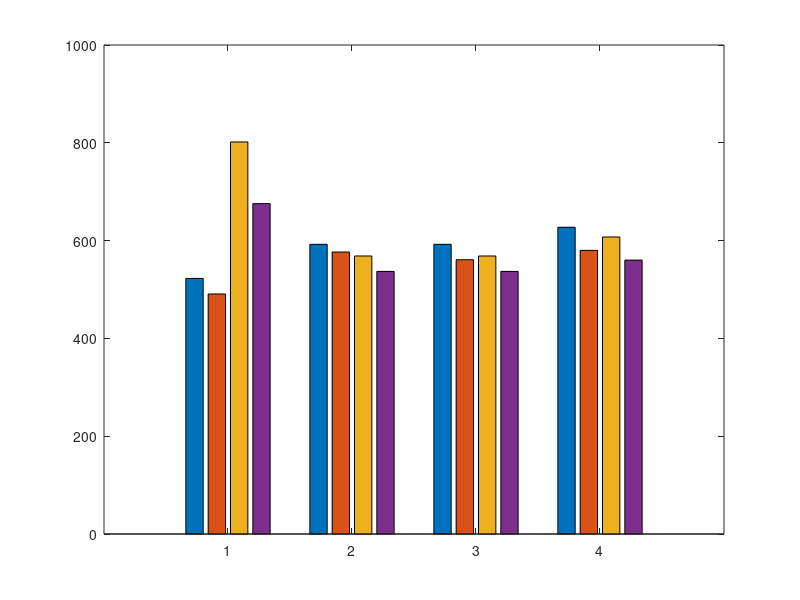

MATLAB code for this plot:
clear; clc; close all;

%% Defining Properties of Wood

% Names of potential wood choices
wood(1).name = 'Poplar';
wood(2).name = 'Aspen';
wood(3).name = 'Beech';
wood(4).name = 'Birch';

% Densities of potential wood choices [g/cc]
wood(1).density = .427;
wood(2).density = .401;
wood(3).density = .655;
wood(4).density = .552;

%% Defining Properties of Snowboard Core

% Dimesnions of core stringers
core.stringerLength = 153; %[cm]
core.stringerWidth = 1; % [cm]
core.stringerThickness = 1; % [cm]

% Number of stringers in snowbaord core
core.numStringers = 8;

% Total volume of snowbaord core
core.stringerVol = core.stringerLength * core.stringerWidth * ...
    core.stringerThickness; %[cc]

%% Weight Analysis

% ----- Defining different core combinations -----
% Variation type
weight(1).type = 'Solid Core';
weight(2).type = 'Reinforced Edge';
weight(3).type = 'Reinforced Center';
weight(4).type = 'Reinforced Edge and Center';

% Variation identification matrices
% 1 = Poplar
% 2 = Aspen
% 3 Beech
% 4 Birch
weight(1).variation = [ones(1, core.numStringers); ...
                       2 * ones(1, core.numStringers); ...
                       3 * ones(1, core.numStringers); ...
                       4 * ones(1, core.numStringers)];
weight(2).variation = [3 1 1 1 1 1 1 3; ...
                       4 1 1 1 1 1 1 3; ...
                       3 2 2 2 2 2 2 3; ...
                       4 2 2 2 2 2 2 4];
weight(3).variation = [1 1 1 3 3 1 1 1; ...
                       1 1 1 4 4 1 1 1; ...
                       2 2 2 3 3 2 2 2; ...
                       2 2 2 4 4 2 2 2];
weight(4).variation = [3 1 1 3 3 1 1 1; ...
                       4 1 1 4 4 1 1 1; ...
                       3 2 2 3 3 2 2 2; ...
                       4 2 2 4 4 2 2 2];
                   
% Initializing weights
[weight(1).totalWeight, weight(2).totalWeight, ...
    weight(3).totalWeight, weight(4).totalWeight] = deal(zeros(1, 4));

% Calculating weight for all different core variations
for ii = 1:length(weight)
    for jj = 1:size(weight(1).variation, 1)
        for kk = 1:size(weight(1).variation, 2)
            
            weight(ii).totalWeight(jj) = weight(ii).totalWeight(jj) + ...
                (core.stringerVol * ...
                wood(weight(ii).variation(jj, kk)).density);
            
        end
    end
end

%% Plotting Weight of Core Variations

% Concatenating bar graph data
barGraph.weightData = [weight(1).totalWeight; weight(2).totalWeight; ...
                       weight(3).totalWeight; weight(4).totalWeight];

% Creating new figure
figure(1)

% Plotting bar graph
bar(barGraph.weightData)









